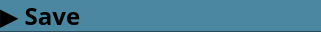
    <widget class="QGroupBox" name="groupBox_save">
     <property name="geometry">
      <rect>
       <x>0</x>
       <y>293</y>
       <width>321</width>
       <height>32</height>
      </rect>
     </property>
     <property name="styleSheet">
      <string notr="true">background: qlineargradient(x1:0, y1:0, x2:0, y2:1, stop:0 #2a4b59, stop:0.1 #2a4b59, stop:1 #2a4b59);
border-radius: 0px;</string>
     </property>
     <property name="title">
      <string/>
     </property>
     <widget class="QPushButton" name="pushButton_save">
      <property name="geometry">
       <rect>
        <x>0</x>
        <y>0</y>
        <width>321</width>
        <height>31</height>
       </rect>
      </property>
      <property name="font">
       <font>
        <family>AppleGothic</family>
        <pointsize>18</pointsize>
        <bold>true</bold>
       </font>
      </property>
      <property name="layoutDirection">
       <enum>Qt::LeftToRight</enum>
      </property>
      <property name="styleSheet">
       <string notr="true">QPushButton {
background-color: #4c87a1;
text-align: left;
}
QPushButton::hover {
background-color:  #2a4b59;
}</string>
      </property>
      <property name="text">
       <string>▶ Save</string>
      </property>
      <property name="default">
       <bool>false</bool>
      </property>
     </widget>
     <widget class="QPushButton" name="make_jpeg">
      <property name="geometry">
       <rect>
        <x>26</x>
        <y>40</y>
        <width>71</width>
        <height>32</height>
       </rect>
      </property>
      <property name="font">
       <font>
        <family>AppleGothic</family>
        <pointsize>14</pointsize>
        <bold>true</bold>
       </font>
      </property>
      <property name="styleSheet">
       <string notr="true">QPushButton {
    padding: 0.2em 0.2em 0.3em 0.2em;
    border: 1px solid rgb(100, 100, 100);
    background: qlineargradient(x1:0, y1:0, x2:0, y2:1, stop:0 #aaaaaa, stop:0.1 #888888, stop:1 #999999); 
    color: white;
}

QPushButton::hover {
    border: 2px solid rgb(100, 100, 100);
}

QPushButton:pressed {
    background: qlineargradient(x1:0, y1:0, x2:0, y2:1, stop:0 #999999, stop:0.1 #777777, stop:1 #888888); 
}
</string>
      </property>
      <property name="text">
       <string>JPEG</string>
      </property>
     </widget>
     <widget class="QPushButton" name="make_bmp">
      <property name="geometry">
       <rect>
        <x>124</x>
        <y>40</y>
        <width>71</width>
        <height>32</height>
       </rect>
      </property>
      <property name="font">
       <font>
        <family>AppleGothic</family>
        <pointsize>14</pointsize>
        <bold>true</bold>
       </font>
      </property>
      <property name="styleSheet">
       <string notr="true">QPushButton {
    padding: 0.2em 0.2em 0.3em 0.2em;
    border: 1px solid rgb(100, 100, 100);
    background: qlineargradient(x1:0, y1:0, x2:0, y2:1, stop:0 #aaaaaa, stop:0.1 #888888, stop:1 #999999); 
    color: white;
}

QPushButton::hover {
    border: 2px solid rgb(100, 100, 100);
}

QPushButton:pressed {
    background: qlineargradient(x1:0, y1:0, x2:0, y2:1, stop:0 #999999, stop:0.1 #777777, stop:1 #888888); 
}
</string>
      </property>
      <property name="text">
       <string>BMP</string>
      </property>
     </widget>
     <widget class="QPushButton" name="make_gif">
      <property name="geometry">
       <rect>
        <x>221</x>
        <y>40</y>
        <width>71</width>
        <height>32</height>
       </rect>
      </property>
      <property name="font">
       <font>
        <family>AppleGothic</family>
        <pointsize>14</pointsize>
        <bold>true</bold>
       </font>
      </property>
      <property name="styleSheet">
       <string notr="true">QPushButton {
    padding: 0.2em 0.2em 0.3em 0.2em;
    border: 1px solid rgb(100, 100, 100);
    background: qlineargradient(x1:0, y1:0, x2:0, y2:1, stop:0 #aaaaaa, stop:0.1 #888888, stop:1 #999999); 
    color: white;
}

QPushButton::hover {
    border: 2px solid rgb(100, 100, 100);
}

QPushButton:pressed {
    background: qlineargradient(x1:0, y1:0, x2:0, y2:1, stop:0 #999999, stop:0.1 #777777, stop:1 #888888);
}</string>
      </property>
      <property name="text">
       <string>GIF</string>
      </property>
     </widget>
    </widget>
